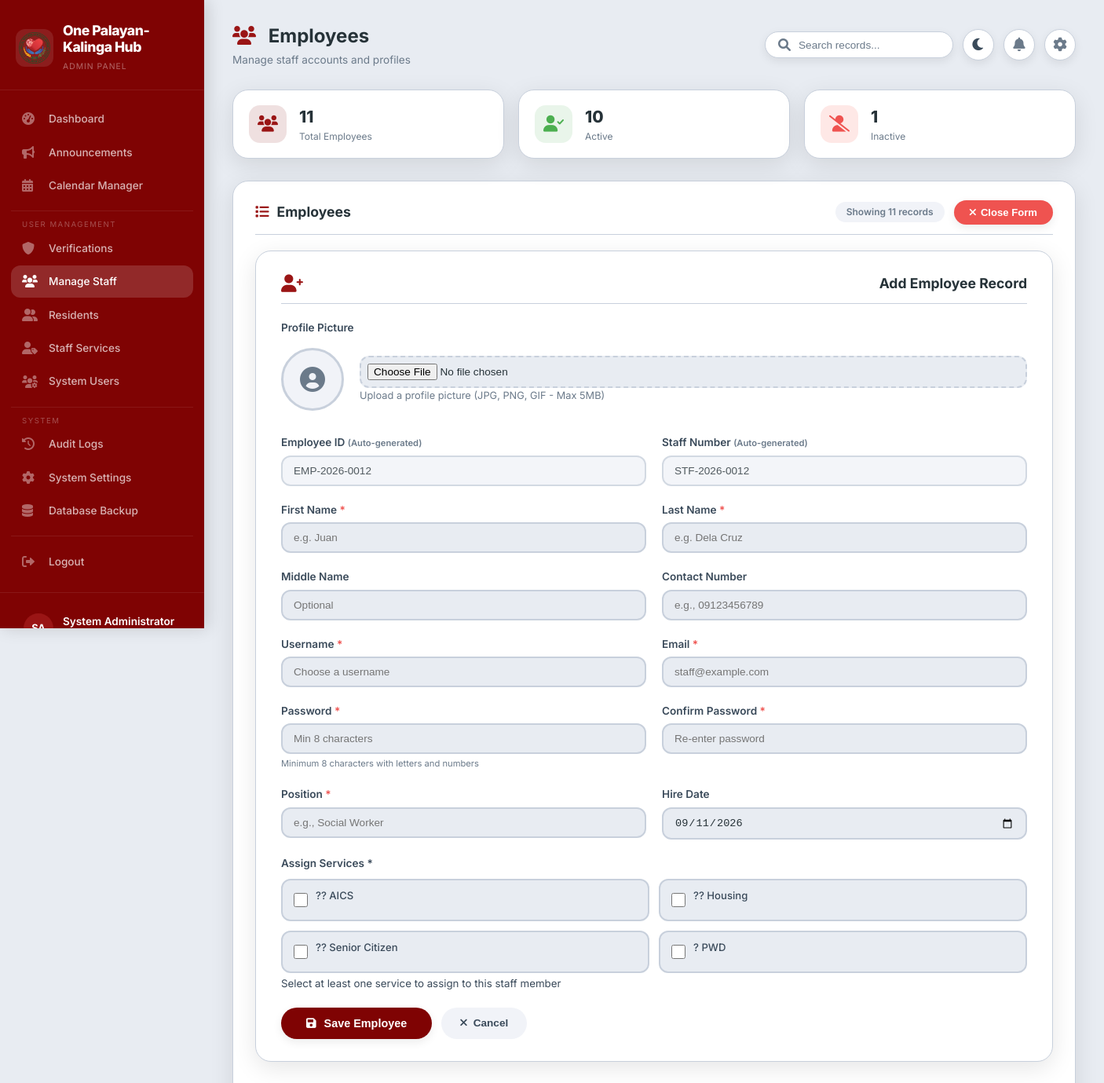
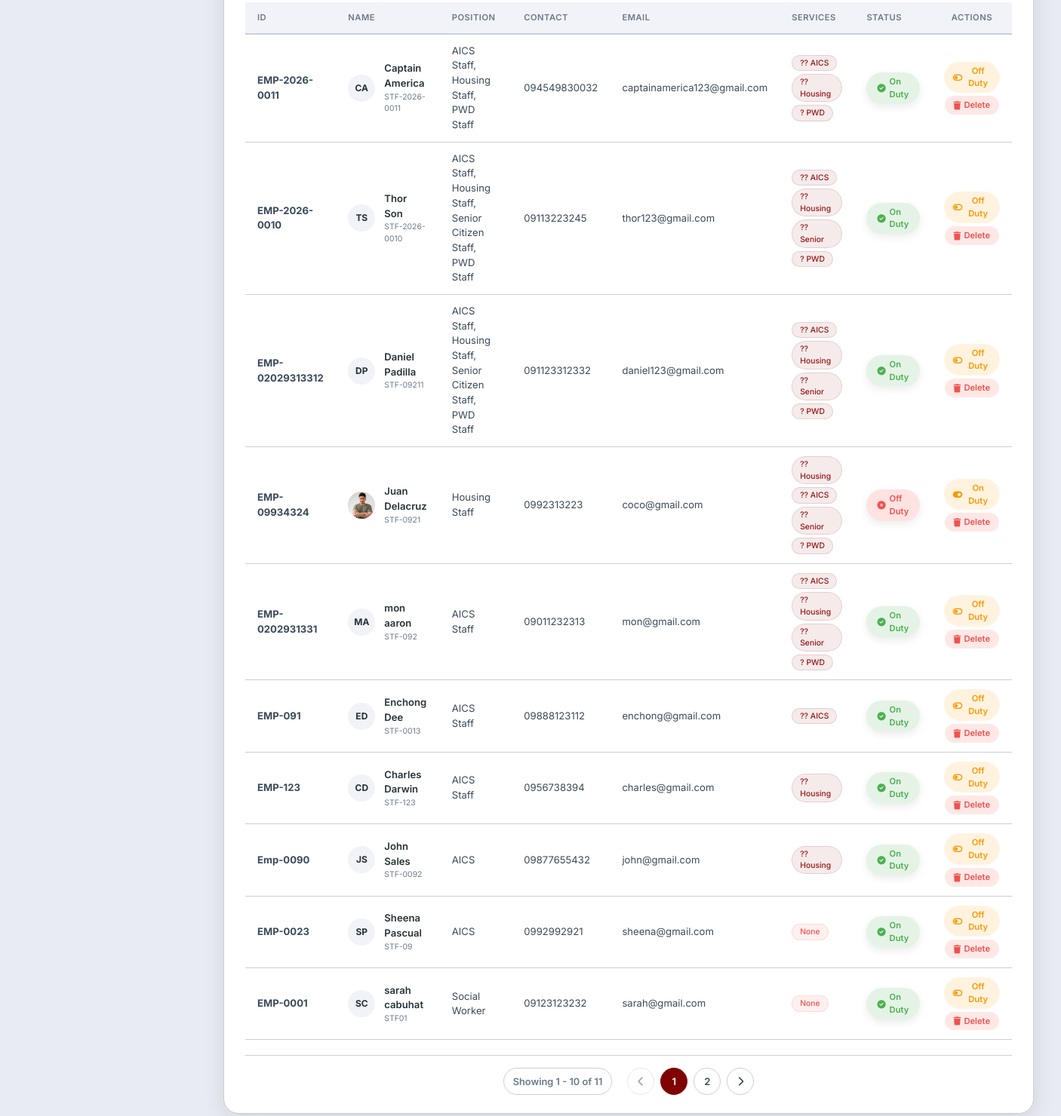
/admin/manage-staff.php (signed in), run on an earlier commit of the app's database (2 pictures, top to bottom).
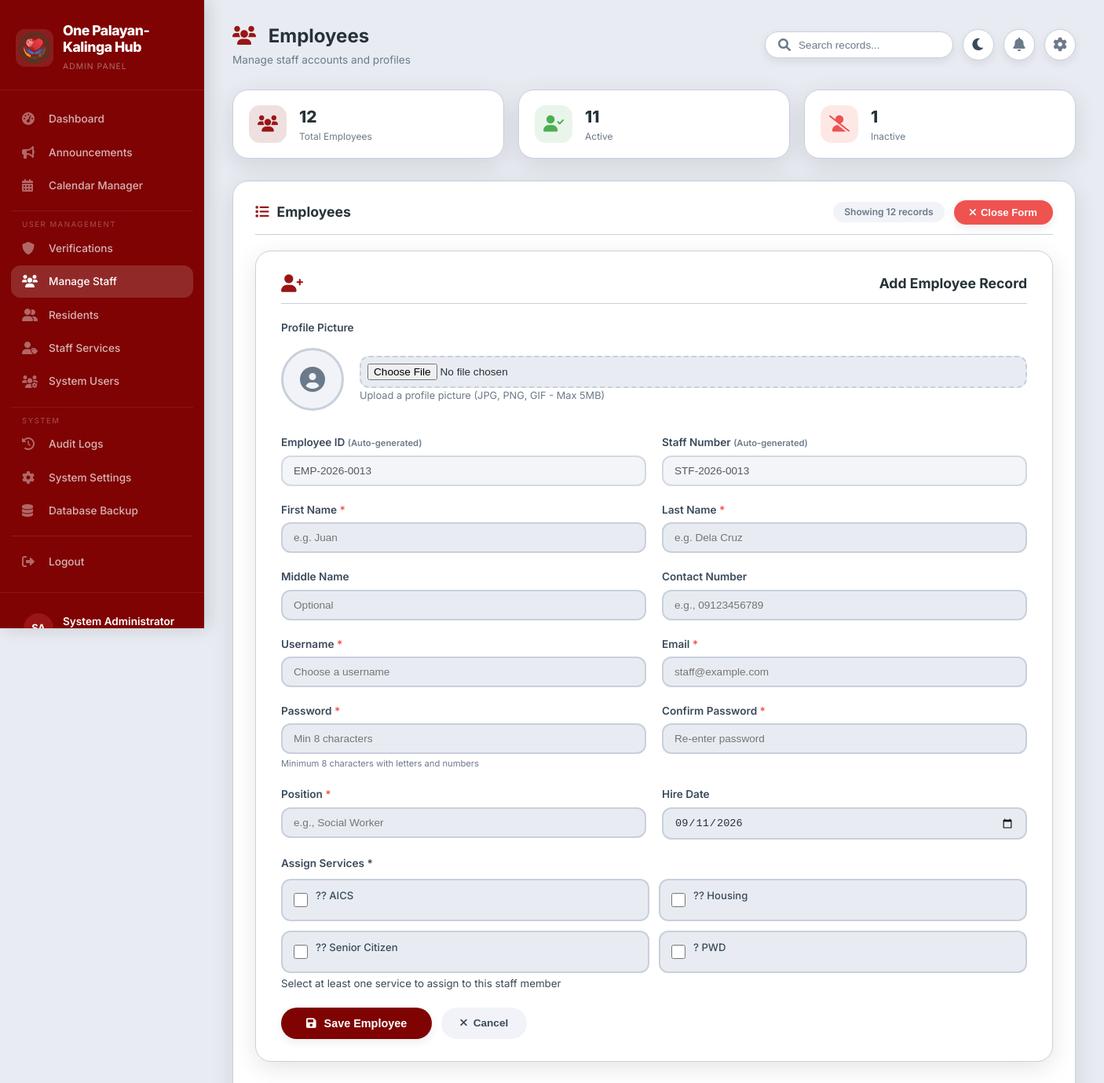
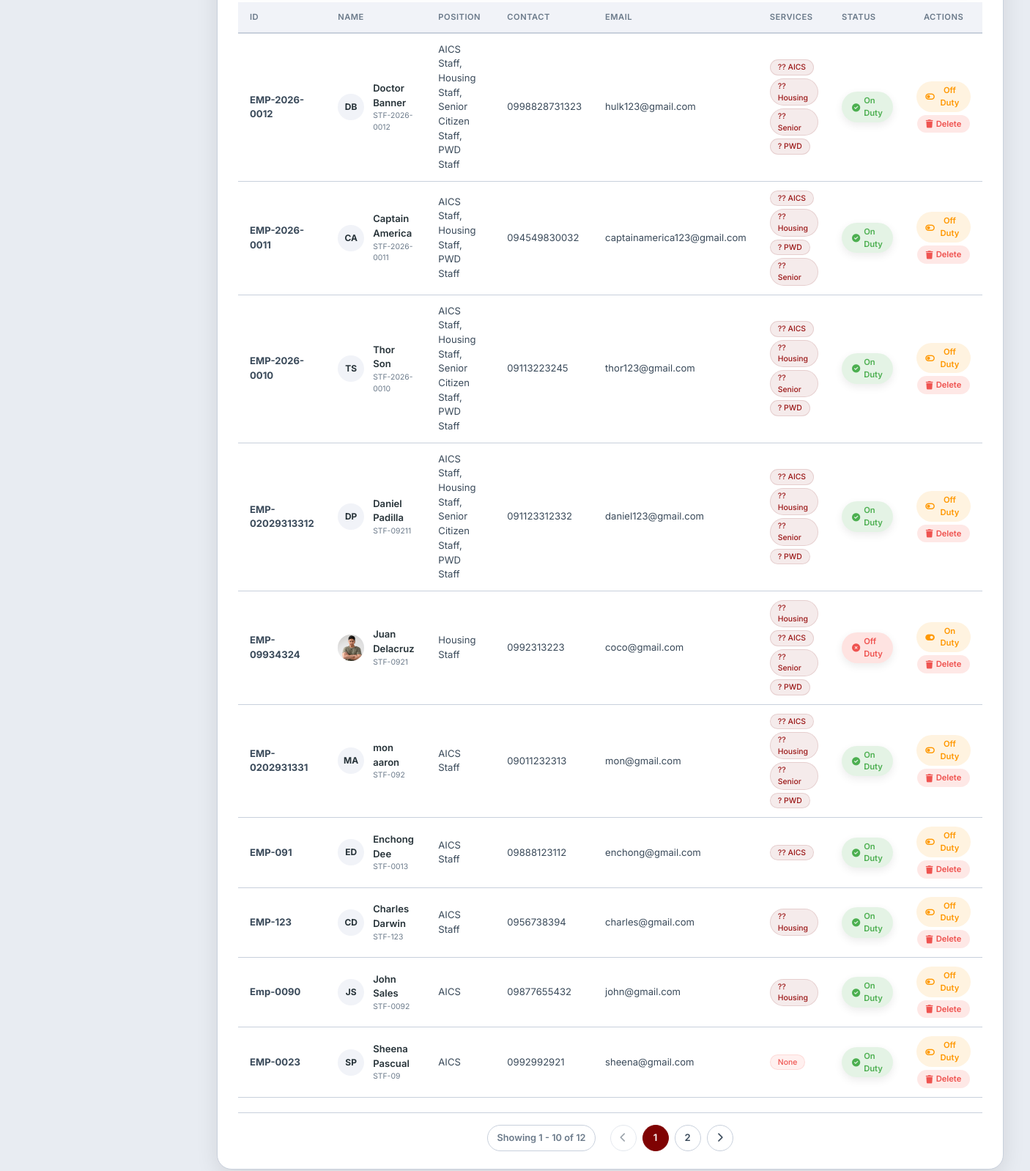
And on a later commit of the database (2 pictures, top to bottom).
### tables this page shows
CREATE TABLE `staff` (
  `id` int(11) NOT NULL,
  `user_id` int(11) DEFAULT NULL,
  `staff_number` varchar(50) NOT NULL,
  `first_name` varchar(100) NOT NULL,
  `last_name` varchar(100) NOT NULL,
  `middle_name` varchar(100) DEFAULT NULL,
  `position` varchar(100) NOT NULL,
  `department` varchar(100) DEFAULT NULL,
  `contact_number` varchar(20) DEFAULT NULL,
  `is_active` tinyint(1) NOT NULL DEFAULT 1,
  `created_at` timestamp NOT NULL DEFAULT current_timestamp(),
  `updated_at` timestamp NOT NULL DEFAULT current_timestamp() ON UPDATE current_timestamp(),
  `specialization` varchar(100) DEFAULT NULL,
  `employee_id` varchar(50) DEFAULT NULL,
  `hire_date` date DEFAULT NULL,
  `profile_image` text DEFAULT NULL
);

CREATE TABLE `users` (
  `user_id` int(11) NOT NULL,
  `username` varchar(50) NOT NULL,
  `password` varchar(255) NOT NULL,
  `email` varchar(100) NOT NULL,
  `first_name` varchar(50) NOT NULL,
  `last_name` varchar(50) NOT NULL,
  `contact_number` varchar(20) DEFAULT NULL,
  `address` text DEFAULT NULL,
  `role` enum('resident','staff','admin') DEFAULT 'resident',
  `status` enum('active','inactive') DEFAULT 'active',
  `created_at` timestamp NOT NULL DEFAULT current_timestamp(),
  `updated_at` timestamp NOT NULL DEFAULT current_timestamp() ON UPDATE current_timestamp(),
  `last_login` datetime DEFAULT NULL,
  `is_active` tinyint(1) NOT NULL DEFAULT 1,
  `profile_picture` varchar(255) DEFAULT NULL,
  `verification_status` enum('pending','verified','rejected') DEFAULT 'pending',
  `verification_date` timestamp NULL DEFAULT NULL,
  `verified_by` int(11) DEFAULT NULL
);

### admin/manage-staff.php (the view, shortened to what the changed rows need)
<?php
$database = new Database();
$db = $database->getConnection();
$error = '';
$success = '';
$year = date('Y');
$count_query = "SELECT COUNT(*) as count FROM staff WHERE YEAR(created_at) = $year";
$count_result = $db->query($count_query);
$count = $count_result->fetch(PDO::FETCH_ASSOC)['count'];
$preview_employee_id = 'EMP-' . $year . '-' . str_pad($count + 1, 4, '0', STR_PAD_LEFT);
$preview_staff_number = 'STF-' . $year . '-' . str_pad($count + 1, 4, '0', STR_PAD_LEFT);
$page = isset($_GET['page']) ? max(1, intval($_GET['page'])) : 1;
$per_page = 10;
$offset = ($page - 1) * $per_page;
$count_query = "SELECT COUNT(*) as total FROM staff s JOIN users u ON s.user_id = u.user_id WHERE u.role = 'staff'";
$count_result = $db->query($count_query);
$total_records = $count_result->fetch(PDO::FETCH_ASSOC)['total'];
$total_pages = ceil($total_records / $per_page);
$query = "SELECT s.*, u.email, u.status as user_status, u.profile_picture
          FROM staff s
          JOIN users u ON s.user_id = u.user_id
          WHERE u.role = 'staff'
          ORDER BY s.created_at DESC
          LIMIT :offset, :per_page";
$stmt = $db->prepare($query);
$stmt->bindValue(':offset', $offset, PDO::PARAM_INT);
$stmt->bindValue(':per_page', $per_page, PDO::PARAM_INT);
$stmt->execute();
$staff_list = $stmt->fetchAll(PDO::FETCH_ASSOC);
$staff_services = [];
foreach ($staff_list as $staff) {
    $serv_query = "SELECT sc.category_name
                   FROM staff_service_assignments ssa
                   JOIN service_categories sc ON ssa.category_id = sc.category_id
                   WHERE ssa.staff_id = :staff_id AND ssa.is_active = 1";
    $serv_stmt = $db->prepare($serv_query);
    $serv_stmt->bindParam(':staff_id', $staff['id']);
    $serv_stmt->execute();
    $staff_services[$staff['id']] = $serv_stmt->fetchAll(PDO::FETCH_COLUMN);
}
$all_staff_query = "SELECT s.* FROM staff s JOIN users u ON s.user_id = u.user_id WHERE u.role = 'staff'";
$all_staff = $db->query($all_staff_query)->fetchAll(PDO::FETCH_ASSOC);
$staff_count = count($all_staff);
$active_count = count(array_filter($all_staff, function($s) { return $s['is_active'] == 1; }));
$dark_mode = isset($_COOKIE['dark_mode']) && $_COOKIE['dark_mode'] === 'enabled';
$show_form = isset($_GET['show_form']) || isset($error) || isset($success);
?>
<!DOCTYPE html>
<html lang="en" data-theme="<?php echo $dark_mode ? 'dark' : 'light'; ?>">
<head>
    <link rel="stylesheet" href="https://cdnjs.cloudflare.com/ajax/libs/font-awesome/6.0.0/css/all.min.css">
</head>
<body>
<div class="app-container">
    <div class="sidebar">
        <div class="sidebar-header">
            <div class="logo-wrapper">
                <div class="logo-text">
                    <h2>One Palayan-Kalinga Hub</h2>
                </div>
            </div>
        </div>
    </div>
    <div class="main-content">
        <div class="top-bar">
            <div class="page-title">
                <h1><i class="fas fa-users" style="color: var(--maroon-light); margin-right: 10px;"></i> Employees</h1>
            </div>
        </div>
        <div class="stats-row">
            <div class="stat-item">
                <div class="info">
                    <h3><?php echo $staff_count; ?></h3>
                    <p>Total Employees</p>
                </div>
            </div>
            <div class="stat-item">
                <div class="info">
                    <h3><?php echo $active_count; ?></h3>
                    <p>Active</p>
                </div>
            </div>
        </div>
        <div class="table-card">
            <div class="card-header">
                <h2><i class="fas fa-list"></i> Employees</h2>
                <div style="display: flex; gap: 12px; align-items: center;">
                    <span class="count-badge">Showing <?php echo $total_records; ?> records</span>
                    <button class="add-btn <?php echo $show_form ? 'active' : ''; ?>" id="toggleFormBtn" onclick="toggleForm()">
                        <i class="fas <?php echo $show_form ? 'fa-times' : 'fa-plus'; ?>"></i>
                        <?php echo $show_form ? 'Close Form' : 'Add Employee'; ?>
                    </button>
                </div>
            </div>
            <div class="form-card <?php echo $show_form ? 'show' : ''; ?>" id="staffForm">
                <div class="card-header">
                    <h2>Add Employee Record</h2>
                </div>
                <form method="POST" enctype="multipart/form-data">
                    <div class="form-row">
                        <div class="form-group">
                            <label>Employee ID <span style="font-size: 0.7rem; color: var(--text-muted);">(Auto-generated)</span></label>
                            <input type="text" value="<?php echo $preview_employee_id; ?>" readonly>
                        </div>
                        <div class="form-group">
                            <label>Staff Number <span style="font-size: 0.7rem; color: var(--text-muted);">(Auto-generated)</span></label>
                            <input type="text" value="<?php echo $preview_staff_number; ?>" readonly>
                        </div>
                    </div>
                </form>
            </div>
            <div class="table-container">
                <table class="data-table">
                    <thead>
                        <tr>
                            <th>ID</th>
                            <th>Name</th>
                            <th>Position</th>
                            <th>Contact</th>
                            <th>Email</th>
                            <th>Services</th>
                            <th>Status</th>
                            <th style="text-align: center;">Actions</th>
                        </tr>
                    </thead>
                    <tbody>
                        <?php if(empty($staff_list)): ?>
                            <tr>
                                <td colspan="8">
                                    <div class="no-data">
                                        <i class="fas fa-users"></i>
                                        <p>No employees found</p>
                                    </div>
                                </td>
                            </tr>
                        <?php else: ?>
                            <?php foreach($staff_list as $staff):
                                $staff_initials = strtoupper(substr($staff['first_name'], 0, 1) . substr($staff['last_name'], 0, 1));
                                $profile_pic = !empty($staff['profile_picture']) && file_exists(__DIR__ . '/../' . $staff['profile_picture'])
                                    ? '../' . $staff['profile_picture']
                                    : '';
                            ?>
                            <tr>
                                <td><strong><?php echo htmlspecialchars($staff['employee_id'] ?? 'N/A'); ?></strong></td>
                                <td>
                                    <div class="staff-cell">
                                        <div class="staff-avatar-small">
                                            <?php if(!empty($profile_pic)): ?>
                                                <img src="<?php echo htmlspecialchars($profile_pic); ?>" alt="Profile">
                                            <?php else: ?>
                                                <span class="initials"><?php echo $staff_initials; ?></span>
                                            <?php endif; ?>
                                        </div>
                                        <div>
                                            <div class="staff-name"><?php echo htmlspecialchars($staff['first_name'] . ' ' . $staff['last_name']); ?></div>
                                            <div class="staff-id-small"><?php echo htmlspecialchars($staff['staff_number'] ?? ''); ?></div>
                                        </div>
                                    </div>
                                </td>
                                <td><?php echo htmlspecialchars($staff['position'] ?? 'Staff'); ?></td>
                                <td><?php echo htmlspecialchars($staff['contact_number'] ?? 'N/A'); ?></td>
                                <td><?php echo htmlspecialchars($staff['email']); ?></td>
                                <td>
                                    <div class="service-tags">
                                        <?php
                                        $services = isset($staff_services[$staff['id']]) ? $staff_services[$staff['id']] : [];
                                        if(!empty($services)):
                                            foreach($services as $service):
                                        ?>
                                        <span class="service-tag">
                                            <?php
                                            switch($service) {
                                                case 'AICS': echo '?? AICS'; break;
                                                case 'Housing': echo '?? Housing'; break;
                                                case 'Senior Citizen': echo '?? Senior'; break;
                                                case 'PWD': echo '? PWD'; break;
                                            }
                                            ?>
                                        </span>
                                        <?php endforeach; ?>
                                        <?php else: ?>
                                        <span class="service-tag no-service">None</span>
                                        <?php endif; ?>
                                    </div>
                                </td>
                                <td>
                                    <span class="status-badge <?php echo $staff['is_active'] == 1 ? 'on-duty' : 'off-duty'; ?>">
                                        <i class="fas fa-<?php echo $staff['is_active'] == 1 ? 'check-circle' : 'times-circle'; ?>"></i>
                                        <?php echo $staff['is_active'] == 1 ? 'On Duty' : 'Off Duty'; ?>
                                    </span>
                                </td>
                                <td style="text-align: center;">
                                    <div style="display: flex; gap: 4px; justify-content: center; flex-wrap: wrap;">
                                        <a href="?toggle_status=1&id=<?php echo $staff['id']; ?>" class="btn-sm btn-toggle">
                                            <i class="fas fa-toggle-<?php echo $staff['is_active'] == 1 ? 'off' : 'on'; ?>"></i>
                                            <?php echo $staff['is_active'] == 1 ? 'Off Duty' : 'On Duty'; ?>
                                        </a>
                                        <a href="?delete=1&id=<?php echo $staff['id']; ?>" class="btn-sm btn-delete" onclick="return confirm('Delete this staff account? This action cannot be undone.')">
                                            <i class="fas fa-trash"></i> Delete
                                        </a>
                                    </div>
                                </td>
                            </tr>
                            <?php endforeach; ?>
                        <?php endif; ?>
                    </tbody>
                </table>
            </div>
            <?php if($total_pages > 1): ?>
            <div class="pagination">
                <span class="page-info">Showing <?php echo $offset + 1; ?> - <?php echo min($offset + $per_page, $total_records); ?> of <?php echo $total_records; ?></span>
                <?php if($page > 1): ?>
                    <a href="?page=<?php echo $page - 1; ?>">
                        <i class="fas fa-chevron-left"></i>
                    </a>
                <?php else: ?>
                    <span class="disabled"><i class="fas fa-chevron-left"></i></span>
                <?php endif; ?>
                <?php
                $start_page = max(1, $page - 2);
                $end_page = min($total_pages, $page + 2);
                for ($i = $start_page; $i <= $end_page; $i++) {
                    $active = $i == $page ? 'active' : '';
                    echo '<a href="?page=' . $i . '" class="' . $active . '">' . $i . '</a>';
                }
                ?>
                <?php if($page < $total_pages): ?>
                    <a href="?page=<?php echo $page + 1; ?>">
                        <i class="fas fa-chevron-right"></i>
                    </a>
                <?php else: ?>
                    <span class="disabled"><i class="fas fa-chevron-right"></i></span>
                <?php endif; ?>
            </div>
            <?php endif; ?>
        </div>
    </div>
</div>
</body>
</html>

What changed in the data, as far as the page shows it:
no longer on this page (row unchanged): staff: employee "EMP-0001", staff_initials "SC", first_name+last_name "sarah cabuhat", staff_number "STF01", position "Social Worker", contact_number "09123123232", user.email "sarah@gmail.com", shows "None", is_active 1 (drawn)
added staff: employee "EMP-2026-0012", staff_initials "DB", first_name+last_name "Doctor Banner", staff_number "STF-2026-0012", position "AICS Staff, Housing Staff, Senior Citizen Staff, PWD Staff", contact_number "0998828731323", user.email "hulk123@gmail.com", is_active 1 (drawn)
Also different on the page:
$staff_count: "11" → "12"
$active_count: "10" → "11"
$total_records: "11" → "12"
form field value: "EMP-2026-0012" → "EMP-2026-0013"
form field value: "STF-2026-0012" → "STF-2026-0013"
new list line: "?? Senior"
